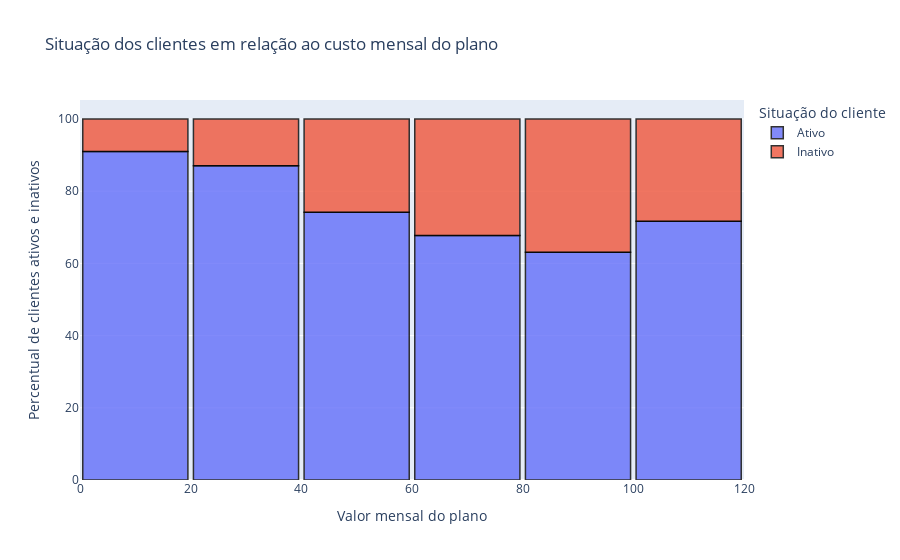

The notebook cell this image was saved under:
### Markdown cell above
### **4.2.1 - Perfil de gasto mensal dos clientes**

O gráfico a seguir apresenta o histograma dos valores mensais dos planos e a respectiva porcentagem de cancelamento (indicada em cor vermelha). Pode-se que:

1. Os planos entre $60,00 e $100,00 apresentam maiores índices de cancelamento, maiores até que a média geral.
2. Os planos abaixos de $20,00 apresentam a menor taxa de evasão, cerca de 10%.

### Code cell
# Personalização
coluna = 'Valor_Mensal'
coluna_referencia = 'Status_Cliente'
legenda_x = 'Valor mensal do plano'
legenda_y = 'Percentual de clientes ativos e inativos'
legenda = 'Situação do cliente'
legenda_titulo = 'Situação dos clientes em relação ao custo mensal do plano'
coluna_leg_indicador = 'Valor mensal' 
coluna_refleg_indicador = 'Situação do cliente'
Nbins = 6

fig = plot_histograma(df,coluna, coluna_referencia, legenda_x, legenda_y, legenda, legenda_titulo, 
                    coluna_leg_indicador, coluna_refleg_indicador, Nbins)

# Para salvar a imagem
pio.write_image(fig, 'hist_custo_mensal.png',scale=6, width=1080, height=1080)

### Figure 1 — Plotly figure (JSON) as saved in the notebook; plotly's stock layout.template omitted (floating-point values rounded to 4 significant figures; data arrays with more than 128 entries replaced by an {"elided": "..."} marker saying what was removed)
{"data": [{"alignmentgroup": "True", "bingroup": "x", "hovertemplate": "Situação do cliente=Ativo<br>Valor mensal=%{x}<br>Percentual=%{y}<extra></extra>", "legendgroup": "Ativo", "marker": {"color": "#636efa", "line": {"color": "rgb(0,0,0)", "width": 1.5}, "pattern": {"shape": ""}}, "name": "Ativo", "nbinsx": 6, "offsetgroup": "Ativo", "opacity": 0.8, "orientation": "v", "showlegend": true, "type": "histogram", "x": {"elided": "5163 float values"}, "xaxis": "x", "yaxis": "y"}, {"alignmentgroup": "True", "bingroup": "x", "hovertemplate": "Situação do cliente=Inativo<br>Valor mensal=%{x}<br>Percentual=%{y}<extra></extra>", "legendgroup": "Inativo", "marker": {"color": "#EF553B", "line": {"color": "rgb(0,0,0)", "width": 1.5}, "pattern": {"shape": ""}}, "name": "Inativo", "nbinsx": 6, "offsetgroup": "Inativo", "opacity": 0.8, "orientation": "v", "showlegend": true, "type": "histogram", "x": {"elided": "1869 float values"}, "xaxis": "x", "yaxis": "y"}], "layout": {"bargap": 0.05, "barmode": "relative", "barnorm": "percent", "legend": {"title": {"text": "Situação do cliente"}, "tracegroupgap": 0}, "title": {"text": "Situação dos clientes em relação ao custo mensal do plano"}, "xaxis": {"anchor": "y", "domain": [0, 1], "title": {"text": "Valor mensal do plano"}}, "yaxis": {"anchor": "x", "domain": [0, 1], "title": {"text": "Percentual de clientes ativos e inativos"}}}}
